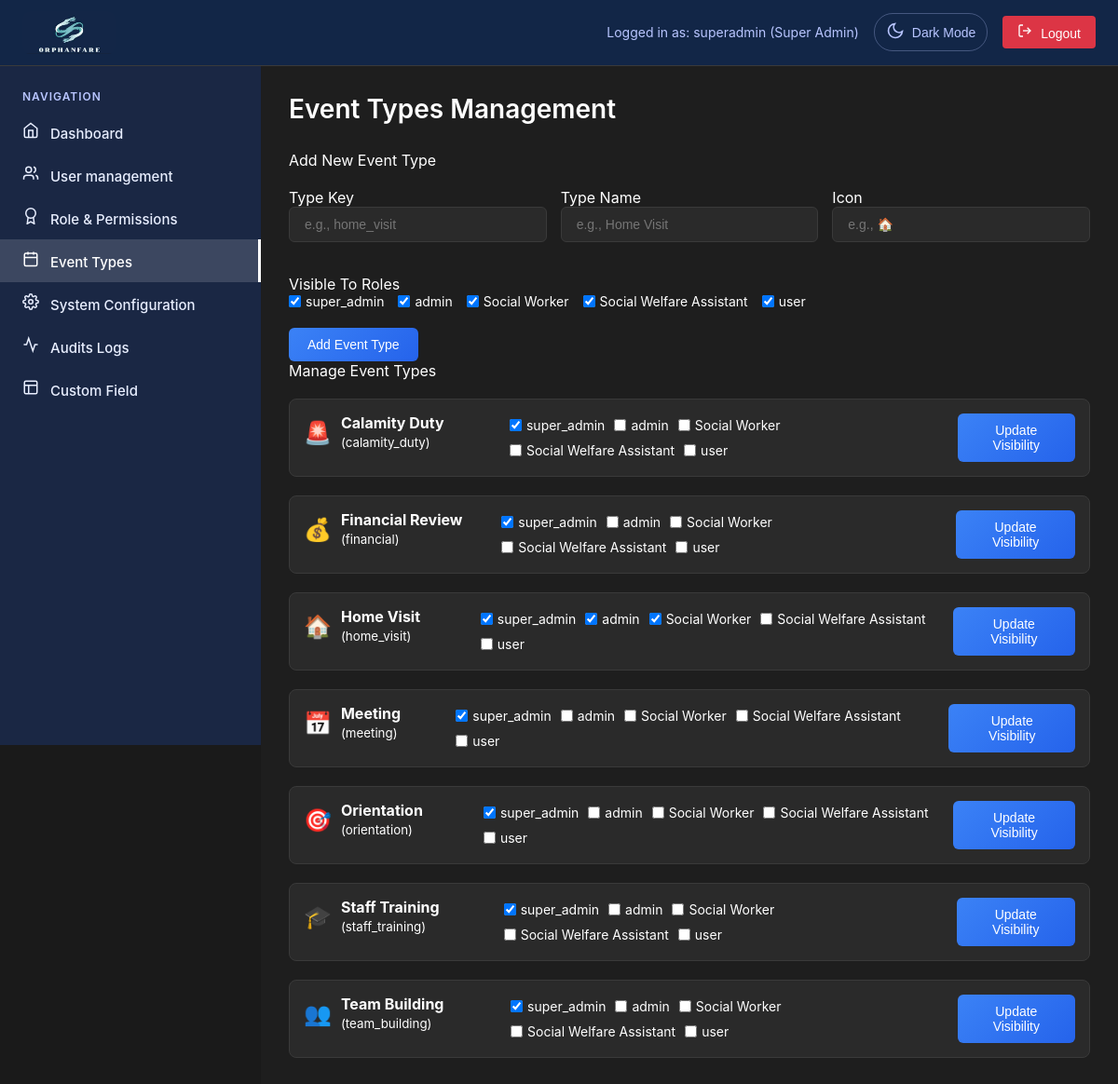
Page /superadmin/event-types.php (signed in) on the earlier database version.
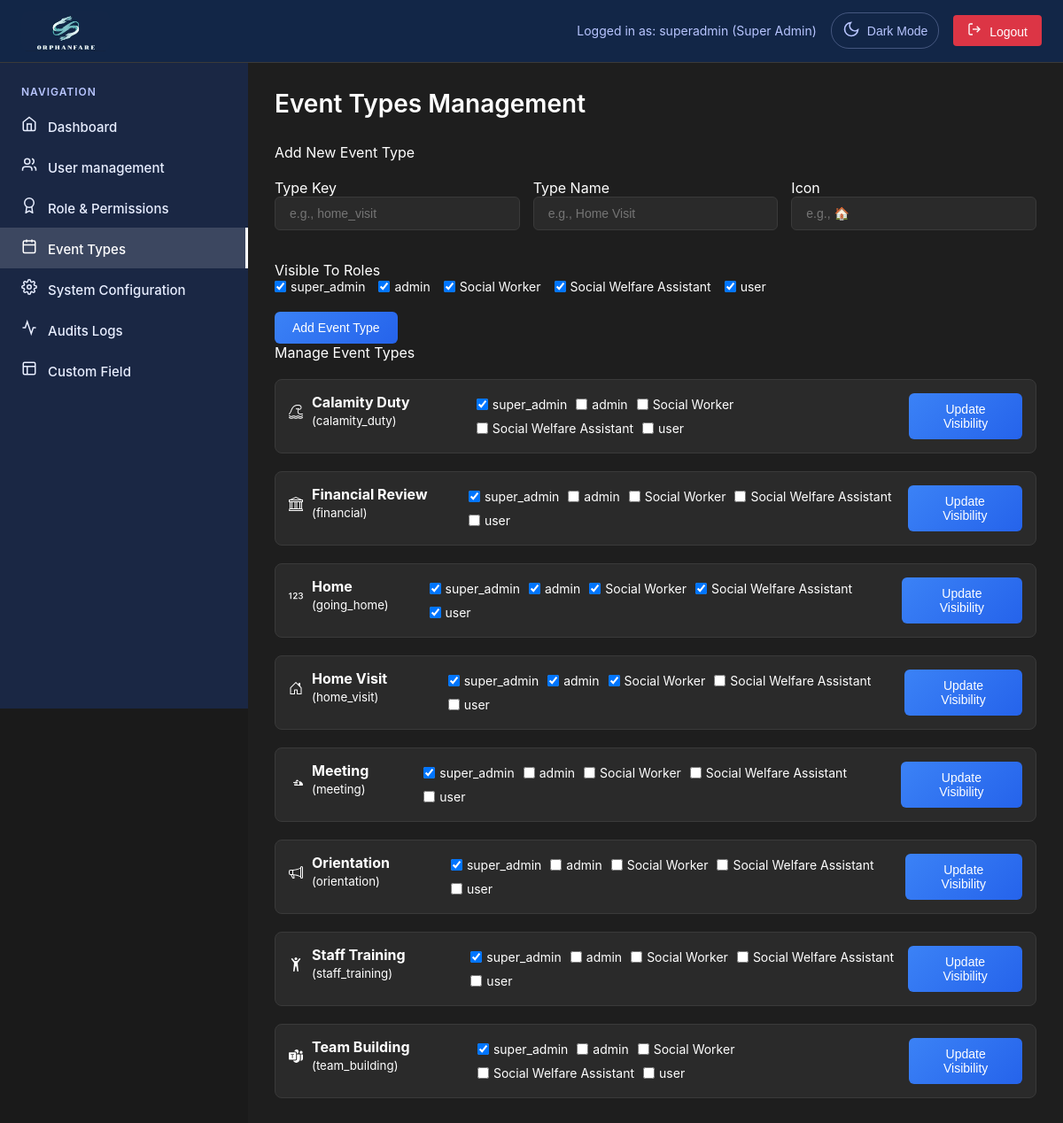
Same page on the later database version.
### tables this page shows
CREATE TABLE `event_types` (
  `id` int(11) NOT NULL,
  `type_key` varchar(50) NOT NULL,
  `type_name` varchar(100) NOT NULL,
  `icon` text DEFAULT NULL,
  `is_active` tinyint(1) DEFAULT 1,
  `created_at` timestamp NOT NULL DEFAULT current_timestamp(),
  `visible_to` longtext DEFAULT NULL CHECK (json_valid(`visible_to`))
);

### superadmin/event-types.php (the view, shortened to what this page needs)
<?php
require_once 'includes/superheader.php';
$event_types = [];
$sql = "SELECT * FROM event_types WHERE is_active = 1 ORDER BY type_name";
$result = $conn->query($sql);
if ($result && $result->num_rows > 0) {
    while ($row = $result->fetch_assoc()) {
        $visible_to = json_decode($row['visible_to'] ?? '[]', true);
        $row['visible_to'] = is_array($visible_to) ? $visible_to : [];
        $event_types[] = $row;
    }
}
$available_roles = ['super_admin', 'admin', 'Social Worker', 'Social Welfare Assistant', 'user'];
?>
<div class="page-active">
    <div class="page-header">
        <h1 class="page-title">Event Types Management</h1>
    </div>
    <div class="dashboard-card">
        <div class="card-header">
            <div class="card-title">Add New Event Type</div>
        </div>
        <form method="POST">
            <div class="form-grid">
                <div class="form-group">
                    <label>Type Key</label>
                    <input class="type-key" type="text" name="type_key" required placeholder="e.g., home_visit">
                </div>
                <div class="form-group">
                    <label>Type Name</label>
                    <input class="type-name" type="text" name="type_name" required placeholder="e.g., Home Visit">
                </div>
                <div class="form-group">
                    <label>Icon</label>
                    <input class="icon-event" type="text" name="icon" required placeholder="e.g., 🏠">
                </div>
            </div>
            <div class="form-group">
                <label>Visible To Roles</label>
                <div class="checkbox-group">
                    <?php foreach ($available_roles as $role): ?>
                        <label class="checkbox-label">
                            <input type="checkbox" name="visible_to[]" value="<?php echo $role; ?>" checked>
                            <?php echo $role; ?>
                        </label>
                    <?php endforeach; ?>
                </div>
            </div>
            <button type="submit" name="add_event_type" class="btn btn-primary">Add Event Type</button>
        </form>
    </div>
    <div class="dashboard-card">
        <div class="card-header">
            <div class="card-title">Manage Event Types</div>
        </div>
        <?php if (empty($event_types)): ?>
            <div style="text-align: center; padding: 40px; color: #888;">
                <div style="font-size: 48px; margin-bottom: 16px;">📋</div>
                <p>No event types found</p>
                <small>Add your first event type using the form above</small>
            </div>
        <?php else: ?>
            <div class="event-types-list">
                <?php foreach ($event_types as $type): ?>
                    <div class="event-type-item">
                        <div class="event-type-info">
                            <span class="event-type-icon"><?php echo $type['icon']; ?></span>
                            <div>
                                <strong><?php echo $type['type_name']; ?></strong>
                                <small>(<?php echo $type['type_key']; ?>)</small>
                            </div>
                        </div>
                        <form method="POST" class="visibility-form">
                            <div class="visibility-options">
                                <?php foreach ($available_roles as $role): ?>
                                    <label class="checkbox-label">
                                        <input type="checkbox" name="visible_to[]" value="<?php echo $role; ?>"
                                            <?php echo in_array($role, $type['visible_to']) ? 'checked' : ''; ?>>
                                        <?php echo $role; ?>
                                    </label>
                                <?php endforeach; ?>
                            </div>
                            <button type="submit" name="update_visibility" class="btn btn-secondary">Update Visibility</button>
                        </form>
                    </div>
                <?php endforeach; ?>
            </div>
        <?php endif; ?>
    </div>
</div>
<?php require_once 'includes/superfooter.php'; ?>

### superadmin/includes/superheader.php (shortened to what this page needs)
<!DOCTYPE html>
<html lang="en">
<head>
    <link rel="stylesheet" href="../css/superadmin.css">
    <link rel="stylesheet" href="../css/common.css">
    <link rel="stylesheet" href="../css/admin.css">
</head>
<body>
    <div class="dashboard-container">
        <div class="top-header">
            <img src="../img/logo-system.jpg" alt="Orphanfare Logo" class="logo-image">
            <div class="user-info">
                <span class="user-status">Logged in as: <?php echo htmlspecialchars($_SESSION['username'] ?? 'Admin'); ?> (<?php echo htmlspecialchars($_SESSION['role'] === 'super_admin' ? 'Super Admin' : 'Admin'); ?>)</span>
                <button id="themeToggle" class="theme-toggle">
                    <span class="theme-icon">
                    </span>
                    <span class="text">Dark Mode</span>
                </button>
                <button class="logout-btn" onclick="logout()">
                    <svg width="16" height="16" viewBox="0 0 24 24" fill="none" stroke="currentColor" stroke-width="2" style="margin-right: 5px;">
                        <path d="M9 21H5a2 2 0 0 1-2-2V5a2 2 0 0 1 2-2h4"/>
                        <polyline points="16 17 21 12 16 7"/>
                        <line x1="21" y1="12" x2="9" y2="12"/>
                    </svg>
                    Logout
                </button>
            </div>
        </div>
        <div class="sidebar">
            <div class="nav-section">
                <div class="nav-title">NAVIGATION</div>
                <a href="superadmin.php" class="nav-item <?php echo basename($_SERVER['PHP_SELF']) == 'superadmin.php' ? 'active' : ''; ?>">
                    <svg width="18" height="18" viewBox="0 0 24 24" fill="none" stroke="currentColor" stroke-width="2" style="margin-right: 8px;">
                        <path d="m3 9 9-7 9 7v11a2 2 0 0 1-2 2H5a2 2 0 0 1-2-2z"/>
                        <polyline points="9 22 9 12 15 12 15 22"/>
                    </svg>
                    Dashboard
                </a>
                <a href="user-management.php" class="nav-item <?php echo basename($_SERVER['PHP_SELF']) == 'user-management.php' ? 'active' : ''; ?>">
                    <svg width="18" height="18" viewBox="0 0 24 24" fill="none" stroke="currentColor" stroke-width="2" style="margin-right: 8px;">
                        <path d="M16 21v-2a4 4 0 0 0-4-4H6a4 4 0 0 0-4 4v2"/>
                        <circle cx="9" cy="7" r="4"/>
                        <path d="M22 21v-2a4 4 0 0 0-3-3.87"/>
                        <path d="M16 3.13a4 4 0 0 1 0 7.75"/>
                    </svg>
                    User management
                </a>
                <a href="role-permissions.php" class="nav-item <?php echo basename($_SERVER['PHP_SELF']) == 'role-permissions.php' ? 'active' : ''; ?>">
                    <svg width="18" height="18" viewBox="0 0 24 24" fill="none" stroke="currentColor" stroke-width="2" style="margin-right: 8px;">
                        <circle cx="12" cy="8" r="7"/>
                        <polyline points="8.21 13.89 7 23 12 20 17 23 15.79 13.88"/>
                    </svg>
                    Role & Permissions
                </a>
                <a href="event-types.php" class="nav-item <?php echo basename($_SERVER['PHP_SELF']) == 'event-types.php' ? 'active' : ''; ?>">
                    <svg width="18" height="18" viewBox="0 0 24 24" fill="none" stroke="currentColor" stroke-width="2" style="margin-right: 8px;">
                        <rect x="3" y="4" width="18" height="18" rx="2" ry="2"/>
                        <line x1="16" y1="2" x2="16" y2="6"/>
                        <line x1="8" y1="2" x2="8" y2="6"/>
                        <line x1="3" y1="10" x2="21" y2="10"/>
                    </svg>
                    Event Types
                </a>
                <a href="system-configuration.php" class="nav-item <?php echo basename($_SERVER['PHP_SELF']) == 'system-configuration.php' ? 'active' : ''; ?>">
                    System Configuration
                </a>
                <a href="audits-logs.php" class="nav-item <?php echo basename($_SERVER['PHP_SELF']) == 'audits-logs.php' ? 'active' : ''; ?>">
                    <svg width="18" height="18" viewBox="0 0 24 24" fill="none" stroke="currentColor" stroke-width="2" style="margin-right: 8px;">
                        <polyline points="22 12 18 12 15 21 9 3 6 12 2 12"/>
                    </svg>
                    Audits Logs
                </a>
                <a href="custom-field.php" class="nav-item <?php echo basename($_SERVER['PHP_SELF']) == 'custom-field.php' ? 'active' : ''; ?>">
                    <svg width="18" height="18" viewBox="0 0 24 24" fill="none" stroke="currentColor" stroke-width="2" style="margin-right: 8px;">
                        <rect x="3" y="3" width="18" height="18" rx="2" ry="2"/>
                        <line x1="3" y1="9" x2="21" y2="9"/>
                        <line x1="9" y1="21" x2="9" y2="9"/>
                    </svg>
                    Custom Field
                </a>
            </div>
        </div>
        <div class="main-content">

### superadmin/includes/superfooter.php (shortened to what this page needs)
</div>
    </div>
</body>
</html>

### css/superadmin.css (style rules this page uses)
.user-info { display: flex; align-items: center; gap: 16px; }
.user-status { font-size: 14px; color: #cccccc; }
.nav-section { margin-bottom: 8px; }
.nav-item.active { background-color: rgba(255, 255, 255, 0.15); color: #ffffff; border-right: 3px solid #ffffff; }
.main-content { margin-left: 280px; padding: 100px 32px 32px; flex: 1; background-color: #1a1a1a; }
.page-title { font-size: 28px; font-weight: 600; color: #ffffff; margin-bottom: 8px; }
.card-header { display: flex; justify-content: space-between; align-items: center; margin-bottom: 20px; }
.btn { border: none; border-radius: 6px; padding: 10px 20px; font-size: 14px; font-weight: 500; cursor: pointer; transition: all 0.2s; }
.btn-primary { background-color: #007bff; color: white; }
.btn-secondary { background-color: #6c757d; color: white; }
.form-group { margin-bottom: 20px; }
.checkbox-group { display: flex; align-items: center; gap: 8px; margin-bottom: 12px; }
.checkbox-label { font-size: 14px; color: #ffffff; }
.theme-toggle { background: transparent; color: #b8c5ff; border: 1px solid rgba(184, 197, 255, 0.3); border-radius: 20px; padding: 8px 12px; cursor: pointer; font-size: 14px; font-weight: 500; display: flex; align-items: center; gap: 8px; transition: all 0.3s ease; }

### css/common.css (style rules this page uses)
* { margin: 0; padding: 0; box-sizing: border-box; }
body { font-family: -apple-system, BlinkMacSystemFont, "Segoe UI", Roboto, sans-serif; background-color: #1a1a1a; color: #ffffff; min-height: 100vh; }
.top-header { position: fixed; top: 0; left: 0; right: 0; background-color: #122647; padding: 12px 24px; display: flex; justify-content: space-between; align-items: center; z-index: 1000; border-bottom: 1px solid #3a3a3a; }
.user-info { display: flex; align-items: center; gap: 16px; }
.user-status { color: #b8c5ff; font-size: 14px; }
.logout-btn { background-color: #dc3545; color: white; border: none; padding: 8px 16px; border-radius: 4px; cursor: pointer; font-size: 14px; font-weight: 500; }
.sidebar { width: 280px; background: #1a2744; padding: 80px 0 20px 0; position: fixed; height: 100vh; overflow-y: auto; }
.nav-title { color: #b8c5ff; font-size: 12px; font-weight: 600; text-transform: uppercase; letter-spacing: 1px; padding: 16px 24px 8px; }
.nav-item { display: block; padding: 12px 24px; color: #e8eeff; text-decoration: none; font-size: 15px; font-weight: 500; border: none; background: none; width: 100%; text-align: left; cursor: pointer; transition: all 0.2s; }
.nav-item.active { background-color: rgba(255, 255, 255, 0.15); color: #ffffff; border-right: 3px solid #ffffff; }
.main-content { flex: 1; margin-left: 280px; padding: 100px 30px; background: #1e1e1e; min-height: 100vh; }
.page-header { display: flex; justify-content: space-between; align-items: center; margin-bottom: 20px; }
.page-title { font-size: 28px; font-weight: 600; color: #ffffff; margin-bottom: 8px; }
.btn { padding: 10px 20px; border: none; border-radius: 6px; cursor: pointer; font-size: 14px; font-weight: 500; text-decoration: none; display: inline-block; transition: all 0.2s; background: linear-gradient(135deg, #3b82f6, #2563eb) ; color: white; }
.form-group { margin-bottom: 20px; }

### css/admin.css (style rules this page uses)
.form-grid { display: grid; grid-template-columns: repeat(auto-fit, minmax(300px, 1fr)); gap: 20px; margin-bottom: 24px; }
.theme-toggle { background: transparent; color: #b8c5ff; border: 1px solid rgba(184, 197, 255, 0.3); border-radius: 20px; padding: 8px 12px; cursor: pointer; font-size: 14px; font-weight: 500; display: flex; align-items: center; gap: 8px; transition: all 0.3s ease; }
.logo-image { max-width: 100px; height: auto; border-radius: 8px; }

Differences in the rows shown:
changed event_types "Calamity Duty": icon "🚨" → (not shown)
changed event_types "Financial Review": icon "💰" → (not shown)
added event_types: type_name "Home", type_key "going_home", value "☑", role "super_admin", role "admin", role "Social Worker", role "Social Welfare Assistant", role "user"
changed event_types "Home Visit": icon "🏠" → (not shown)
changed event_types "Meeting": icon "📅" → (not shown)
changed event_types "Orientation": icon "🎯" → (not shown)
changed event_types "Staff Training": icon "🎓" → (not shown)
changed event_types "Team Building": icon "👥" → (not shown)
